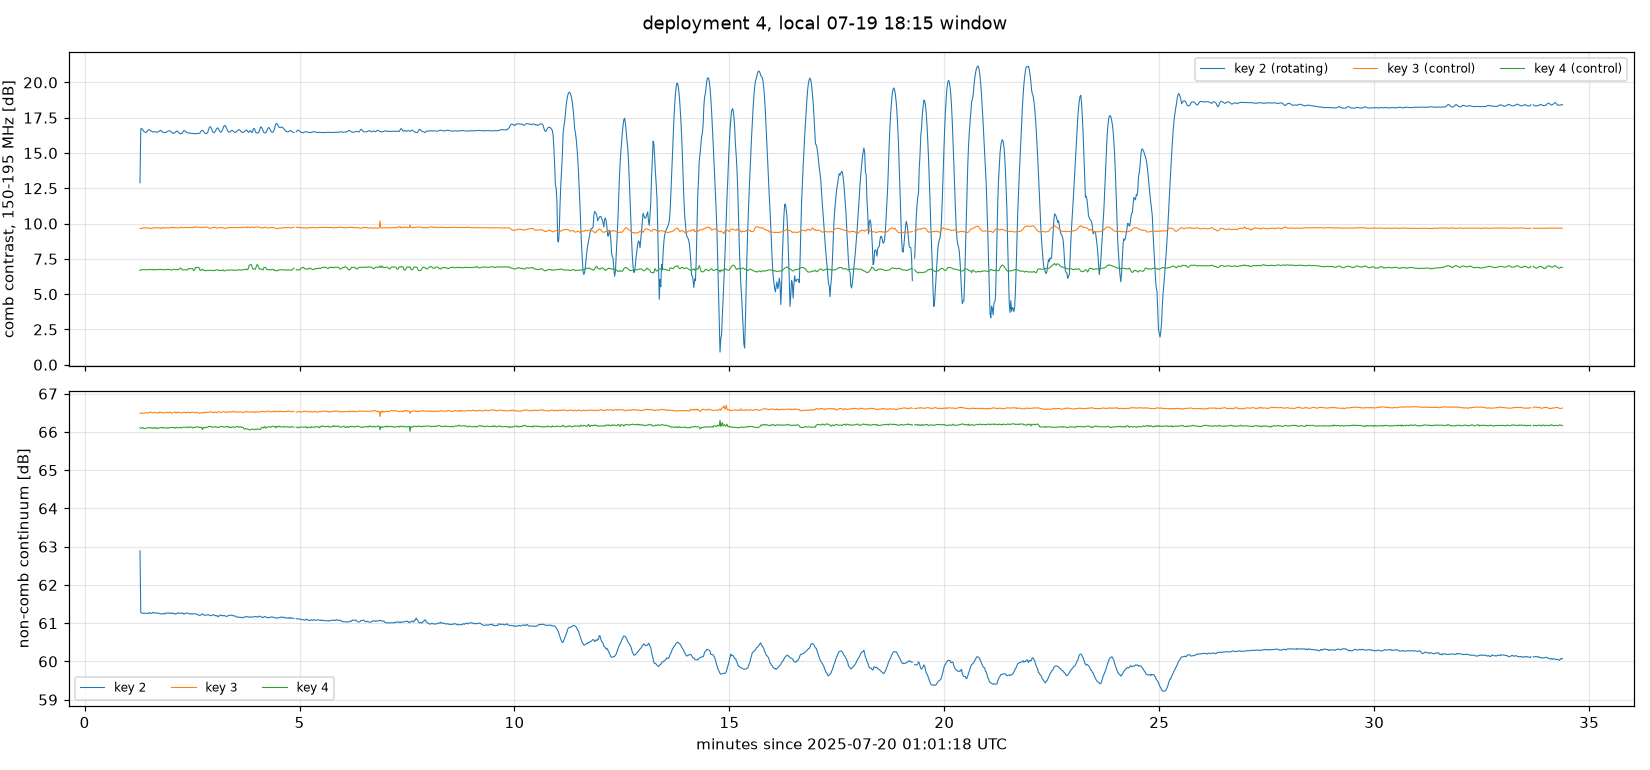

This figure's Python source:
"""Where in this 34-min window is the platform actually turning?"""
import numpy as np, matplotlib; matplotlib.use("Agg")
import matplotlib.pyplot as plt
from common import load, db, OUT, COMB_RESIDUE, COMB_SPILL, ROT, CTRL, KEYS

D = load()
fr, ch = D["fr"], D["ch"]
tone = (ch % COMB_RESIDUE.__class__(16) == COMB_RESIDUE) if False else (ch % 16 == COMB_RESIDUE)
cont = ~np.isin(ch % 16, COMB_SPILL)
band = (fr > 150) & (fr < 195)

print("sw_state census:", dict(zip(*[a.tolist() for a in np.unique(D["sw"], return_counts=True)])))
print(f"sky integrations: {D['sky'].sum()} / {len(D['sky'])}")

fig, axs = plt.subplots(2, 1, figsize=(15, 7), sharex=True)
for k in KEYS:
    d = D["d"][k]
    c = db(np.nanmedian(d[:, tone & band], 1)) - db(np.nanmedian(d[:, cont & band], 1))
    axs[0].plot(D["tsec"][D["sky"]] / 60, c[D["sky"]], lw=0.7,
                label=f"key {k}" + (" (rotating)" if k == ROT else " (control)"))
    axs[1].plot(D["tsec"][D["sky"]] / 60, db(np.nanmedian(d[:, cont & band], 1))[D["sky"]],
                lw=0.7, label=f"key {k}")
axs[0].set_ylabel("comb contrast, 150-195 MHz [dB]")
axs[1].set_ylabel("non-comb continuum [dB]")
axs[1].set_xlabel("minutes since 2025-07-20 01:01:18 UTC")
for ax in axs:
    ax.grid(alpha=0.3); ax.legend(fontsize=8, ncol=3)
fig.suptitle("deployment 4, local 07-19 18:15 window")
fig.tight_layout(); fig.savefig(OUT / "02_overview.png", dpi=110)

# bound the turning interval: rolling peak-to-peak of the rotating receiver's contrast
d = D["d"][ROT]
c = db(np.nanmedian(d[:, tone & band], 1)) - db(np.nanmedian(d[:, cont & band], 1))
c = np.where(D["sky"], c, np.nan)
W = 70
pp = np.full(len(c), np.nan)
for i in range(len(c) - W):
    v = c[i:i + W]
    if np.isfinite(v).sum() > 0.8 * W:
        pp[i] = np.nanmax(v) - np.nanmin(v)
turning = pp > 8
idx = np.where(turning)[0]
print(f"turning from t = {D['tsec'][idx[0]]:.0f} s to {D['tsec'][idx[-1] + W]:.0f} s "
      f"({(D['tsec'][idx[-1] + W] - D['tsec'][idx[0]]) / 60:.1f} min)")
